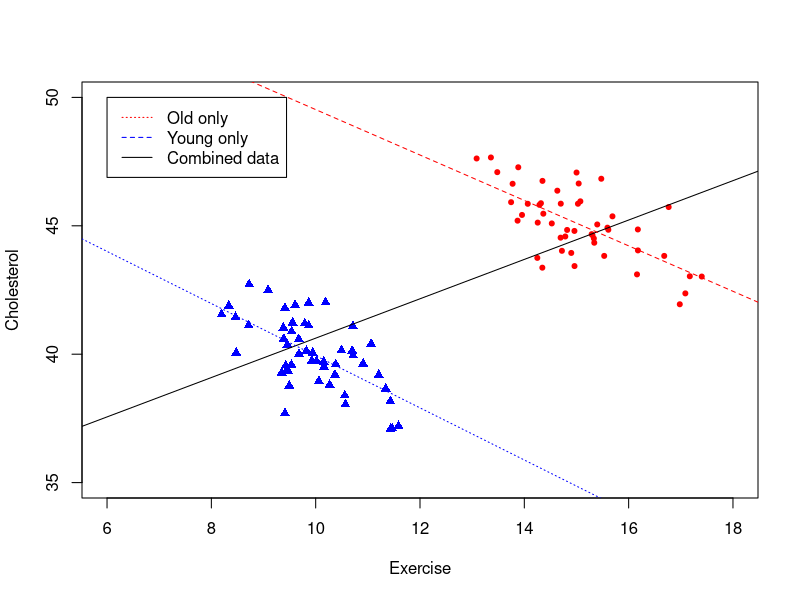
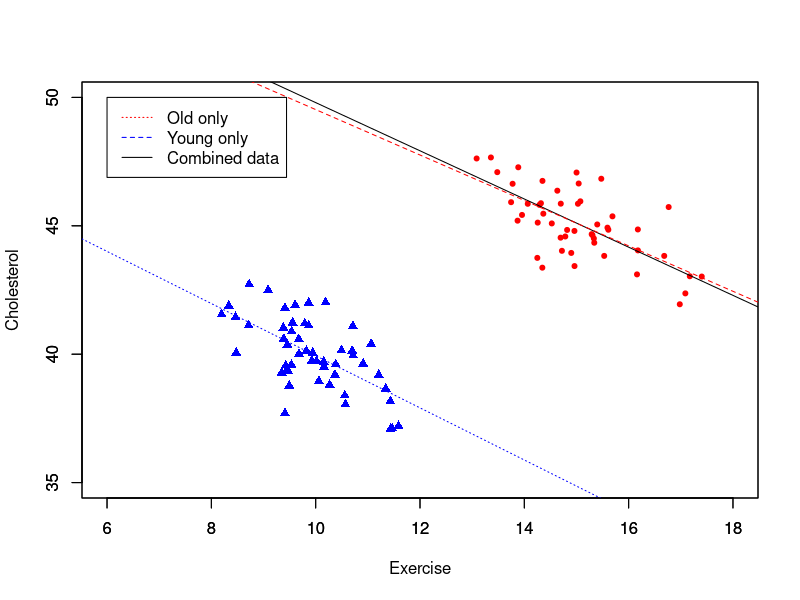
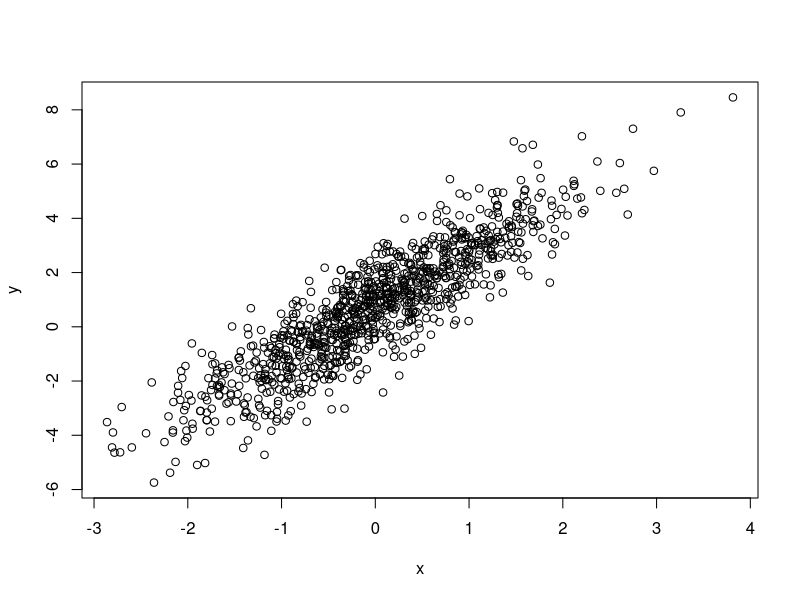
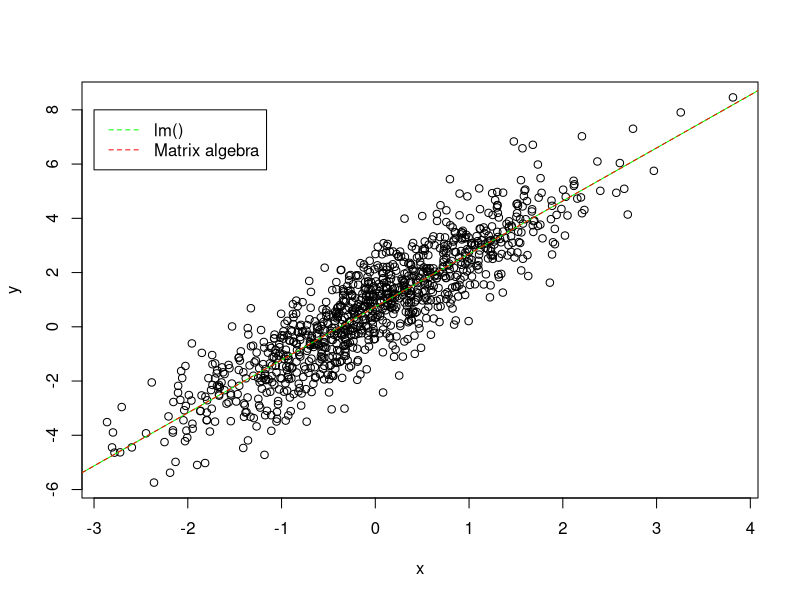
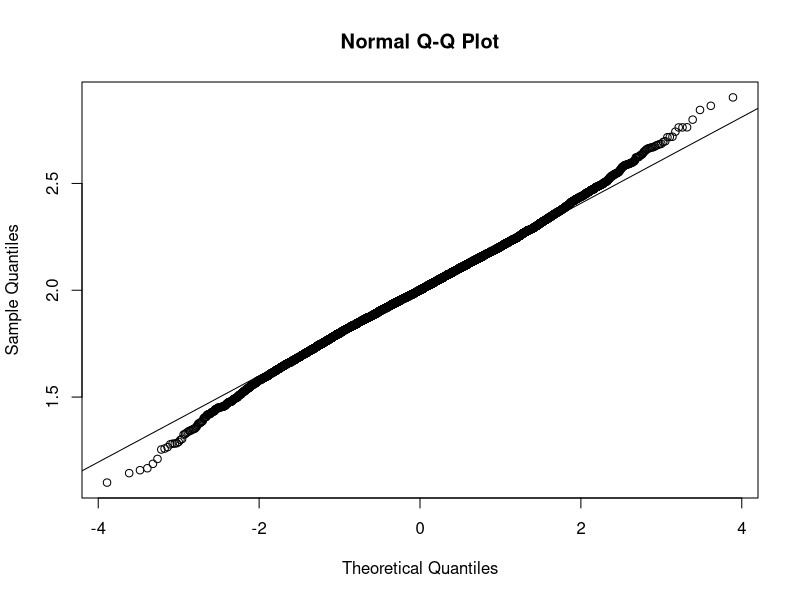
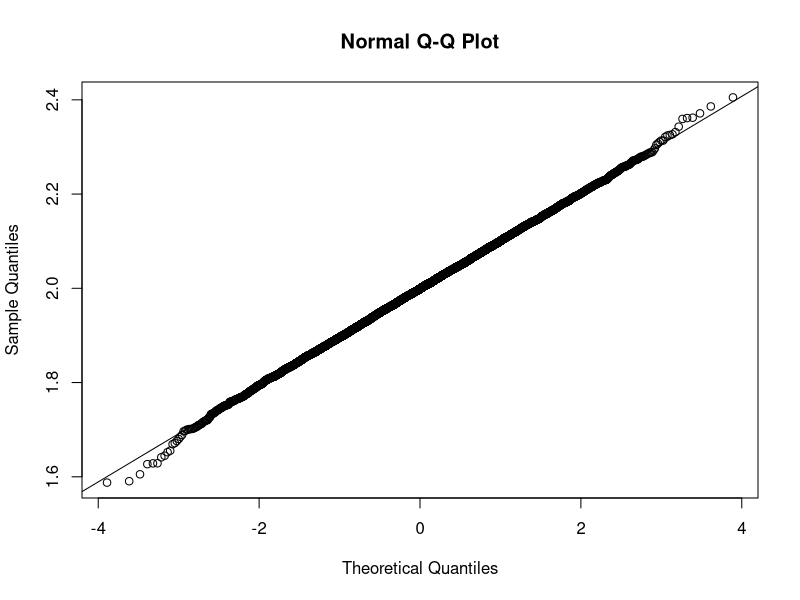

These figures' R source, in order: (Note: this script raises an error after producing the figures.)
## ---- chunk 1
knitr::opts_chunk$set(echo = TRUE)
## ---- chunk 2
# Load packages
library(Matrix) # Matrix operations
library(MASS) # For Moore-Penrose pseudo-inverse ginv()
library(doParallel) # Parallel computing
library(nortest) # Anderson-Darling normality test
library(numDeriv) # genD()
## ---- chunk 3
A = matrix(c(1,1,2,2),nrow=2)
B = matrix(c(1,1,2,2,1,2),nrow=3)
C = matrix(c(1,1,2,0),nrow=2)
D = matrix(c(1,2,3,2,0,2),nrow=3)
rankMatrix(A)
rankMatrix(B)
rankMatrix(C)
rankMatrix(D)
## ---- chunk 4
df = read.csv("exercise_and_cholesterol.csv")
old_df = df[df$Age=="Old",]
young_df = df[df$Age=="Young",]

attach(df)
plot(Cholesterol ~ Exercise,col=ifelse(Age=="Old","red","blue"),
     pch=ifelse(Age=="Old",20,17),ylim=c(35,50),xlim=c(6,18))

all_model = lm(Cholesterol ~ Exercise, data=df)
young_model = lm(Cholesterol ~ Exercise, data=young_df)
old_model = lm(Cholesterol ~ Exercise, data=old_df)
abline(all_model$coefficients[1],all_model$coefficients[2], lty="solid")
abline(young_model$coefficients[1],young_model$coefficients[2], lty="dotted",col="blue")
abline(old_model$coefficients[1],old_model$coefficients[2], lty="dashed",col="red")
legend(6, 50, legend=c("Old only", "Young only","Combined data"),
       col=c("red", "blue","black"), lty=c("dotted","dashed","solid"), cex=1)
## ---- chunk 5
plot(young_df$Cholesterol ~ young_df$Exercise,col="blue",pch=17,
     ylim=c(35,50),xlim=c(6,18),xlab="",ylab="")
par(new=TRUE)
plot(old_df$Cholesterol ~ old_df$Exercise,col="red",pch=20,
     ylim=c(35,50),xlim=c(6,18),xlab="Exercise",ylab="Cholesterol")

all_model = lm(Cholesterol ~ Exercise + Age, data=df)
young_model = lm(Cholesterol ~ Exercise, data=young_df)
old_model = lm(Cholesterol ~ Exercise, data=old_df)
abline(all_model$coefficients[1],all_model$coefficients[2], lty="solid")
abline(young_model$coefficients[1],young_model$coefficients[2], lty="dotted",col="blue")
abline(old_model$coefficients[1],old_model$coefficients[2], lty="dashed",col="red")
legend(6, 50, legend=c("Old only", "Young only","Combined data"),
       col=c("red", "blue","black"), lty=c("dotted","dashed","solid"), cex=1)

## ---- chunk 6
set.seed(37)
# Data generation
x = rnorm(1000) # Sample 1000 points from N(0, 1)
e = rnorm(1000)
y = 0.7 + 2*x + e
plot(y ~ x)
## ---- chunk 7
# Use lm()
model = lm(y ~ x)
summary(model)
# y = 0.734 + 1.954 * x
## ---- chunk 8
library(MASS)
# Use matrix algebra
X = cbind(rep(1,1000),x) # Add bias(constant for intercept) to data matrix
Y = y
beta_h = ginv(t(X)%*%X)%*%t(X)%*%Y
beta_h # \beta0 = 0.734, \beta1 = 1.954

plot(y ~ x)
abline(model$coefficients[1],model$coefficients[2],col="green")
abline(beta_h[1],beta_h[2],col="red",lty="dashed")
legend(-3,8,legend=c("lm()", "Matrix algebra"),col=c("green","red"),lty=c("dashed","dashed"))
## ---- chunk 9
X = cbind(rep(1,1000), x)
Y = y
# Objective function
fun = function(beta) {
  sum((Y - X%*%beta)^2)
}
# Start optimization with random initialization
optim(runif(2),fun) # \beta0 = 0.734, \beta1 = 1.954
## ---- chunk 10
beta1 = cov(x,y)/var(x)
beta0 = mean(y) - beta1*mean(x)
beta0 # 0.734
beta1 # 1.954
## ---- chunk 11
set.seed(37)
S = 10000
single_loop = function(N) {
  x = rnorm(N)
  e = rnorm(N)
  Y = 0.7 + 2*x + e
  X = cbind(rep(1,N),x)
  beta_h = ginv(t(X)%*%X)%*%t(X)%*%Y
  beta1 = beta_h[2]
}
vec_loop = Vectorize(single_loop)


res1 = vec_loop(rep(25,S))
res2 = vec_loop(rep(100,S))

c(mean(res1),mean(res2)) # 2.002271,  1.998513
c(var(res1),var(res2)) # 0.04465469,  0.01046778

# Assume normality, do var test
var.test(res1, res2, alternative = "two.sided") # p-value < 2.2e-16
t.test(res1, res2, alternative = "two.sided", var.equal = FALSE) # p-value = 0.1095

## ---- chunk 12
normality_check = function(res1, res2) {
  # Test normality
  #Anderson-Darling normality test
  print(ad.test(res1))
  print(ad.test(res2))
  qqnorm(res1)
  qqline(res1)
  qqnorm(res2)
  qqline(res2)
  
  # Plot density
  # Call lm_reg and do the computation 
  cores=detectCores()
  cl <- parallel::makeCluster(2, setup_strategy = "sequential")
  registerDoParallel(cl)
  stopCluster(cl)
  
  # Plot the distribution of beta1^hat and normal distribution
  x = seq(min(res1), max(res1), length=100)
  hx1 = dnorm(x,mean=mean(res1),sd=sd(res1))
  hx2 = dnorm(x,mean=mean(res2),sd=sd(res2))
  res1_hist=hist(res1, breaks = 10^2, plot=FALSE)
  res2_hist=hist(res2, breaks = 10^2, plot=FALSE)
  
  plot(x,hx1,xlab="",ylab="",main="",
       col="blue",lty=2,type="l",lwd=1,
       ylim=c(0,max(c(res1_hist$density, res2_hist$density))))
  mtext("beta^hat",side=1,line=2)
  mtext("density",side=2, line=2)
  
  lines(x,hx2,col="blue",lty=2,type="l",lwd=1)
  lines(res1_hist$mids,res1_hist$density,
        col="red",lty=1,lwd=1)
  lines(res2_hist$mids,res2_hist$density,
        col="green",lty=1,lwd=1)
  
  legend("topleft",
         legend=c("normal distribution",
                  "distribution of 100000 betas with N=100",
                  "distribution of 100000 betas with N=25"),
         col=c("blue","red","green"),
         lty=c(2,1,1),cex=0.8,bty = "n")
  
}
normality_check(res1,res2)
## ---- chunk 13
set.seed(37)
S = 10000
single_loop = function(N) {
  x = rnorm(N)
  e = runif(N)
  Y = 0.7 + 2*x + e
  X = cbind(rep(1,N),x)
  beta_h = ginv(t(X)%*%X)%*%t(X)%*%Y
  beta1 = beta_h[2]
}
vec_loop = Vectorize(single_loop)

res1 = vec_loop(rep(25,S))
res2 = vec_loop(rep(100,S))

c(mean(res1),mean(res2)) # 1.999372,  2.000016
c(var(res1),var(res2)) # 0.003772373,  0.0008630136

var.test(res1, res2, alternative = "two.sided") # p-value < 2.2e-16
t.test(res1, res2, alternative = "two.sided", var.equal = FALSE) # p-value = 0.3446

normality_check(res1,res2)
## ---- chunk 14
set.seed(37)
S = 10000
single_loop = function(N) {
  x = rnorm(N)
  e = rcauchy(N)
  Y = 0.7 + 2*x + e
  X = cbind(rep(1,N),x)
  beta_h = ginv(t(X)%*%X)%*%t(X)%*%Y
  beta1 = beta_h[2]
}
vec_loop = Vectorize(single_loop)

res1 = vec_loop(rep(25,S))
res2 = vec_loop(rep(100,S))

mean(res1) # 1.907382
mean(res2) # -1.599096
var(res1) # 3427.213
var(res2) # 29851.75
t.test(res1, res2, alternative = "two.sided", var.equal = FALSE) # p-value = 0.05461

normality_check(res1,res2)
## ---- chunk 15

func1 = function(r, x0=10000,p=250, n=60) {
  # Iteration method to calculate xn
  x = x0
  for(i in 1:n) {
    x = x*(1+r) - p
  }
  res = x
}

func2 = function(r, x0=10000,p=250, n=60) {
  # Close form of xn
  xn = x0*(1+r)^n + p*(1-(1+r)^n)/r
}
## ---- chunk 16
bisection_method = function(f,left,right,tol=1e-10,n=1000) {
  if(sign(f(left))==sign(f(right))) {
    print("Bad Initial Points!")
    stop()
  }
  
  history = right
  for (i in 1:n) {
    mid = (left+right)/2
    if (f(mid)==0 || abs(left-right) < tol) {
      history = c(history,mid)
      res = list('optim r' = mid, 'iterations' = i,'history'=history)
      return(res)
    } else if (sign(f(mid))==sign(f(right))) {
      right = mid
      history = c(history,right)
    } else {
      left = mid
      history = c(history,left)
    }
    
  }
  print("Maximum number of iteration reached")
  res = list('optim r' = mid, 'iterations' = i,'history'=history)
  return(res)
}

newton_method = function(f, r0, tol=1e-8,n=1000) {
  history = r0
  for(i in 1:n) {
    deriv = genD(func = f, x = r0)$D
    r1 = r0 - f(r0)/deriv[1]
    history = c(history,r1)
    if(abs(r1-r0) < tol) {
      res = list('optim r' = r1, 'iterations' = i,'history'=history)
      return(res)
    }
    r0 = r1
  }
  print("Maximum number of iteration reached")
  res = list('optim r' = r1, 'iterations' = i,'history'=history)
  return(res)
}

# Start searching from 1% interest rate
sol1 = newton_method(func2, 0.01)
sol2 = newton_method(func2, 0.02)
sol3 = newton_method(func2, 0.03)
sol4 = bisection_method(func2, 0.01, 0.04)
sol5 = bisection_method(func2, 0.01, 0.05)
c(sol1$`optim r`, sol2$`optim r`, sol3$`optim r`, 
  sol4$`optim r`, sol5$`optim r`)
## ---- chunk 17

plot(1:length(sol5$history),sol5$history,type="b",pch=20,col="blue",
     xlim=c(1,15),ylim=c(0.01,0.05),xlab="iterations",ylab="r")
abline(sol1$`optim r`,0,col="black")
lines(1:length(sol1$history),sol1$history,type="b",pch=20,col="red")
lines(1:length(sol2$history),sol2$history,type="b",pch=20,col="purple")
lines(1:length(sol3$history),sol3$history,type="b",pch=20,col="orange")
lines(1:length(sol4$history),sol4$history,type="b",pch=20,col="green")
legend("topright",
       legend=c(paste("Bisection:",sol5$iterations,"iterations"), 
                paste("Bisection:",sol4$iterations,"iterations"), 
                paste("Newton:",sol3$iterations,"iterations"), 
                paste("Newton:",sol2$iterations,"iterations"), 
                paste("Newton:",sol1$iterations,"iterations")),
       col=c("blue","green","orange","purple","red"),lty="solid")
## ---- chunk 18
set.seed(37)

invSampling = function(N) {
  # Returns a vector of N elements sampled by inversion.
  return(runif(N)^(1/3))
}

hist(invSampling(10^6),xlab="X")
## ---- chunk 19
set.seed(37)

revenue = function(x,y) {
  return(y*(log(x)+1)-y^2*sqrt(1-x^4))
}

X = invSampling(1000000)
expectedReturn = function(y) {
  # Compute expected return given y
  N = 1000000
  X = invSampling(N)
  Y = rep(y,N)
  
  # Take mean of 10^6 sampled return to approximate expectation
  res = sum(mapply(revenue, X, Y))/N
}
## ---- chunk 20
# take y from 0 to 1 with step 0.01
Y = seq(0,1,0.01)
returns = sapply(Y,expectedReturn)
## ---- chunk 21
plot(returns ~ Y, type="l")
abline(0,0)
## ---- chunk 22
newton_optim = function(f, x0, tol=1e-10, n=1000) {
  history = x0
  
  for(i in 1:n) {
    deriv = genD(func=f, x=x0)$D
    x1 = x0 - deriv[1]/deriv[2]
    history = c(history, x1)
    if(abs(x1 - x0) < tol) {
      return(list(`optim x`=x1, `iterations`=i, `history`=history))
    }
    # Continue iteration
    x0 = x1
  }
  print("Maximum number of iteration reached")
  return(list(`optim x`=x1, `iterations`=i, `history`=history))
}

newton_optim(expectedReturn, 0)
# 0.4637619
